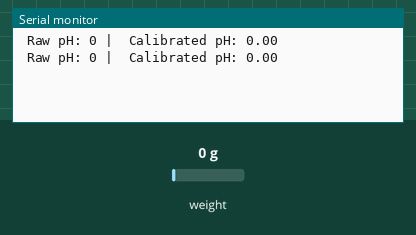
Simulated run of this sketch. Board: Arduino Uno, built with avr-gcc and run on an emulated ATmega328P. Parts: the last lines printed to the serial monitor. The test bench sets the inputs (shaded band); at power-on: weight on the scale 0 g.

Above: at 2.0 s.
2.1 s: weight on the scale set to 100 g
At 2.8 s:
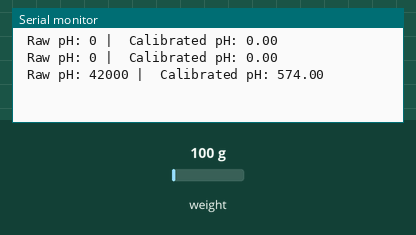
3.6 s: weight on the scale set to 1250 g
At 5.4 s:
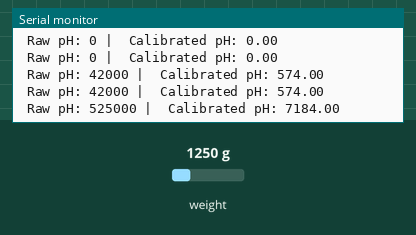
Timing chart, 0 to 6.9 s (numbered marks = the images above; inputs shaded):
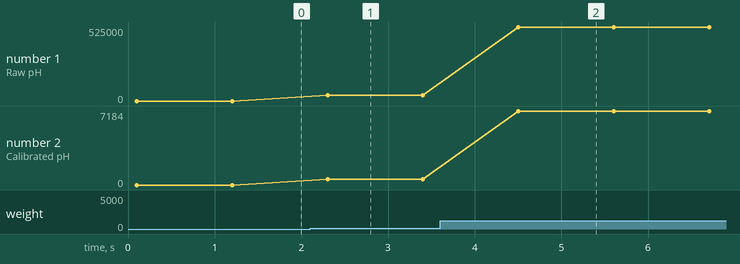

Measured:
- after the input at 2.1 s, the serial monitor: prints a new line after 0.20 s (image 1)
- after the input at 3.6 s, the serial monitor: prints a new line after 0.90 s (image 2)
- plotted number 1: 0 → 42000 after the input at 2.1 s, 42000 → 525000 after the input at 3.6 s
- plotted number 2: 0 → 574 after the input at 2.1 s, 574 → 7184 after the input at 3.6 s

The sketch:

phcode.ino
```cpp
#include "HX711.h"

#define PH_DOUT 4
#define PH_SCK  3

HX711 phSensor;

void setup() {
  Serial.begin(9600);
  phSensor.begin(PH_DOUT, PH_SCK);
}

void loop() {
  // Read raw pH value
  long rawPH = phSensor.read();

  // Convert raw pH value to actual pH value using calibration factor
  float calibratedPH = map(rawPH, 0, 1023, 0, 14); // Map the raw value to the pH range

  // Print absolute values of raw and calibrated pH
  Serial.print(" Raw pH: ");
  Serial.print(abs(rawPH));

  Serial.print(" |  Calibrated pH: ");

  // Use fabs() for absolute value of floating-point numbers
  float absCalibratedPH = fabs(calibratedPH);


  Serial.println(abs(calibratedPH));

  delay(1000); // Adjust delay as needed
}
```
